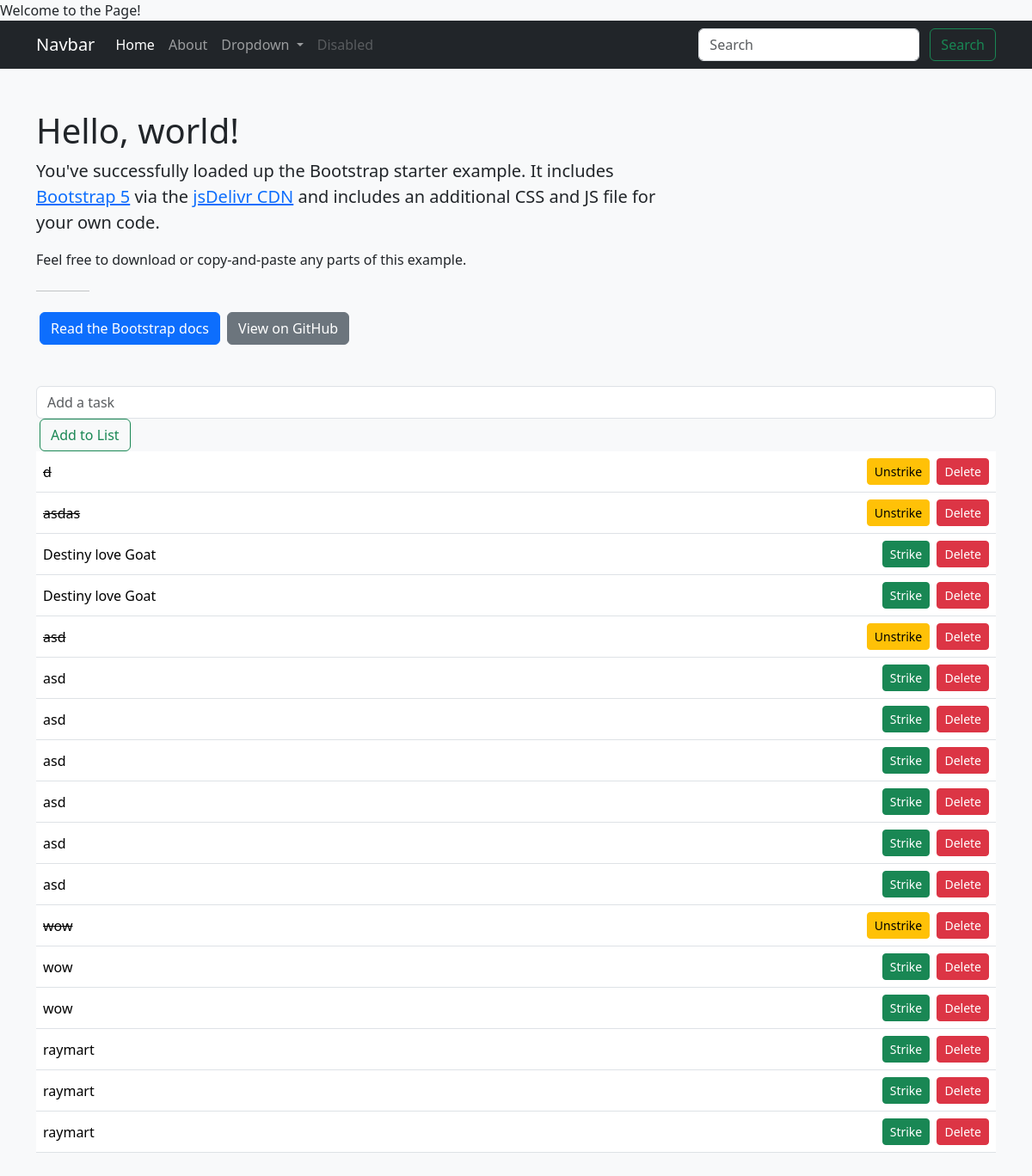
/, run on an earlier commit of the app's database.
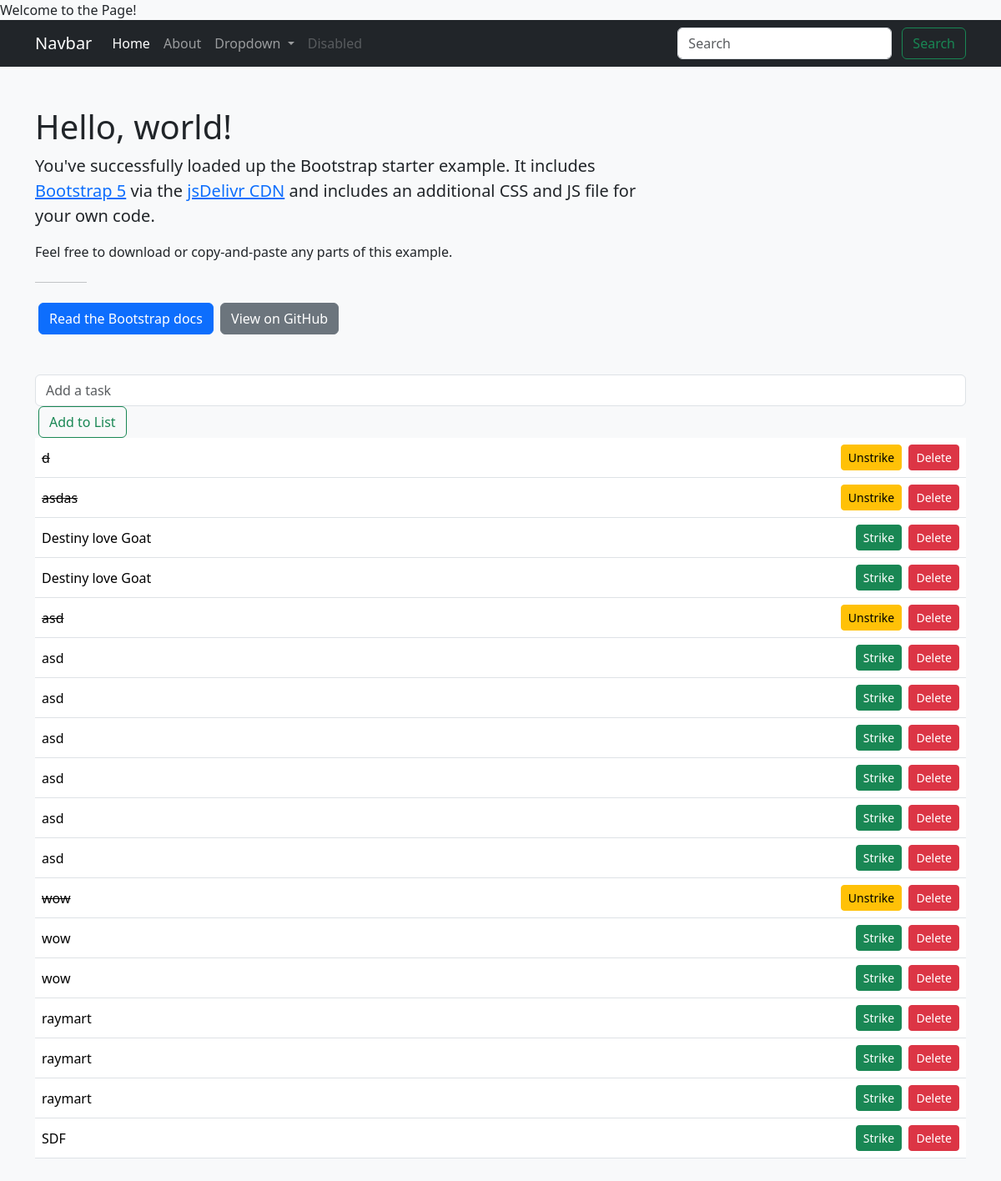
And on a later commit of the database.
### todo_list/models.py (models this page shows, shortened)
class List(models.Model):
 item = models.CharField(max_length=200)
 completed = models.BooleanField(default=False)

### todo_list/views.py (the view)
# urls.py: path('', todo_views.home, name='home'),
def home(request):
    all_items = List.objects.all()
    form = ListForm()
    if request.method == 'POST':
        form = ListForm(request.POST)
        if form.is_valid():
            form.save()
            return redirect('home')
    context = {'all_items': all_items, 'form': form}
    return render(request, 'home.html', context)

### todo_list/forms.py
class ListForm(forms.ModelForm):
    class Meta:
        model = List
        fields = ['item']
        widgets = {
            'item': forms.TextInput(attrs={'class': 'form-control', 'placeholder': 'Add a task'}),
        }

### todo_list/templates/home.html (shortened to what this page needs)
{% extends 'base.html' %}
{% block content %}
<form class="form-inline my-2 my-lg-0" method="post">
    {{ form.item }}
    <button class="btn btn-outline-success my-2 my-sm-0" type="submit">Add to List</button>
</form>
<table class="table">
    <tbody>
        {% for things in all_items %}
        <tr>
            {% if things.completed %}
            <td><s>{{ things.item }}</s></td>
            <td class="text-end">
                <a class="btn btn-sm btn-warning" href="{% url 'unstrike' things.id %}">Unstrike</a>
                <a class="btn btn-sm btn-danger" href="{% url 'delete' things.id %}">Delete</a>
            </td>
            {% else %}
            <td>{{ things.item }}</td>
            <td class="text-end">
                <a class="btn btn-sm btn-success" href="{% url 'strike' things.id %}">Strike</a>
                <a class="btn btn-sm btn-danger" href="{% url 'delete' things.id %}">Delete</a>
            </td>
            {% endif %}
        </tr>
        {% empty %}
        <tr>
            <td colspan="2">No items yet.</td>
        </tr>
        {% endfor %}
    </tbody>
</table>
{% endblock %}

What changed in the data, as far as the page shows it:
added List: item "SDF"
